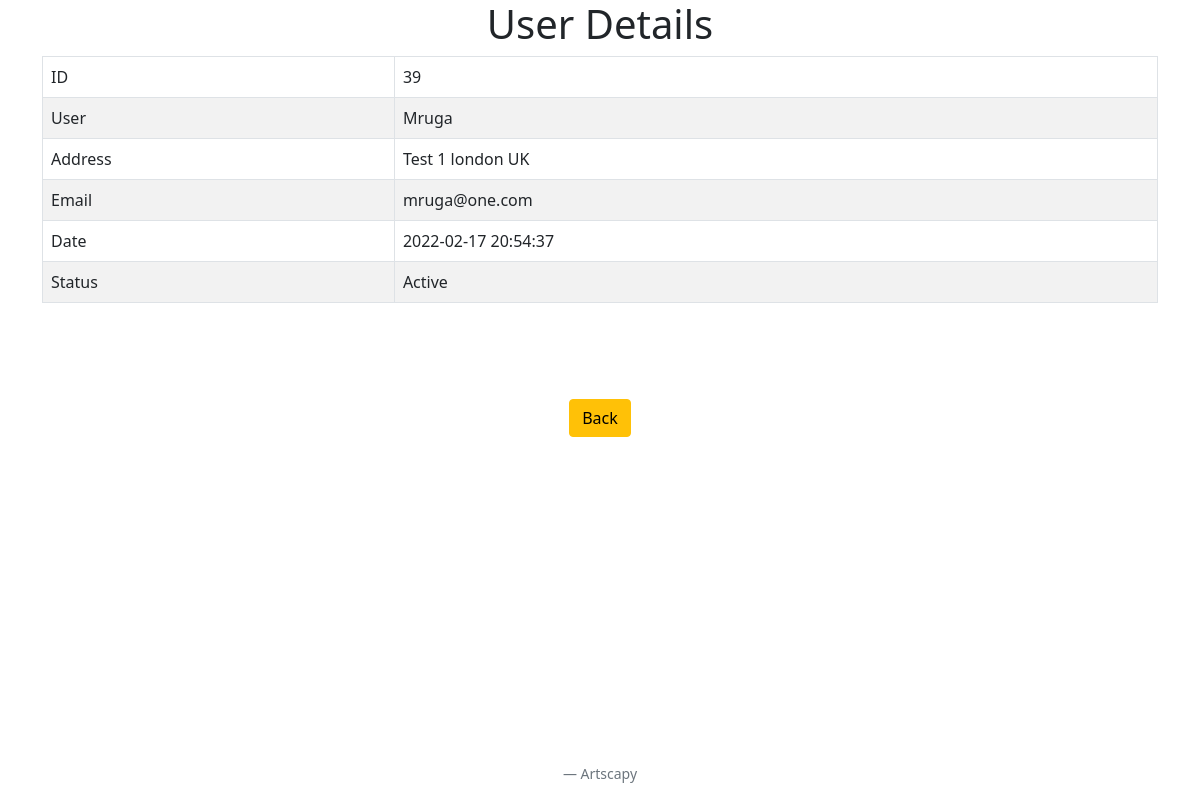
/includes/view.php?user_id=39, run on the app's committed database.
### tables this page shows
CREATE TABLE `users` (
  `id` int(12) NOT NULL AUTO_INCREMENT,
  `username` varchar(255) NOT NULL,
  `email` varchar(255) NOT NULL,
  `password` varchar(255) NOT NULL,
  `address1` varchar(255) DEFAULT NULL,
  `address2` varchar(255) DEFAULT NULL,
  `city` varchar(50) DEFAULT NULL,
  `country` varchar(50) DEFAULT NULL,
  `date_added` datetime DEFAULT NULL,
  `active` bit(1) DEFAULT b'1',
  PRIMARY KEY (`id`)
);

### includes/view.php (the view)
<?php  include '../header.php'?>
<h1 class="text-center">User Details</h1>
  <div class="container">
    <table class="table table-striped table-bordered table-hover">
        <tbody>
          <tr>
            <?php
              if (isset($_GET['user_id'])) {
                  $userid = $_GET['user_id'];
                  $query="SELECT * FROM users WHERE id = {$userid} ";
                  $view_users= mysqli_query($conn,$query);
                  while($row = mysqli_fetch_assoc($view_users))
                  {
                      $id = $row['id'];
                      $user = $row['username'];
                      $address = $row['address1'] . " " . $row['address2'] . " " . $row['city'] . " " . $row['country'];
                      $email = $row['email'];
                      $date = $row['date_added'];
                      $status = $row['active'];
                      $statusText = ($status == 1) ? "Active" : "Inactive";
                        echo "<tr><td>ID</td> <td >{$id}</td></tr>";
                        echo "<tr><td>User</td> <td > {$user}</td></tr>";
                        echo "<tr><td>Address</td> <td > {$address}</td></tr>";
                        echo " <tr><td>Email</td><td >{$email} </td></tr>";
                        echo " <tr><td>Date</td><td >{$date} </td></tr>";
                        echo " <tr><td>Status</td><td >{$statusText} </td></tr>";
                  }
                }
            ?>
          </tr>
        </tbody>
    </table>
  </div>
  <div class="container text-center mt-5">
    <a href="home.php" class="btn btn-warning mt-5"> Back </a>
  <div>
<?php include "../footer.php" ?>

### data on the page
users: id "39", username "Mruga", address "Test 1 london UK", email "mruga@one.com", date_added "2022-02-17 20:54:37", active "Active"
